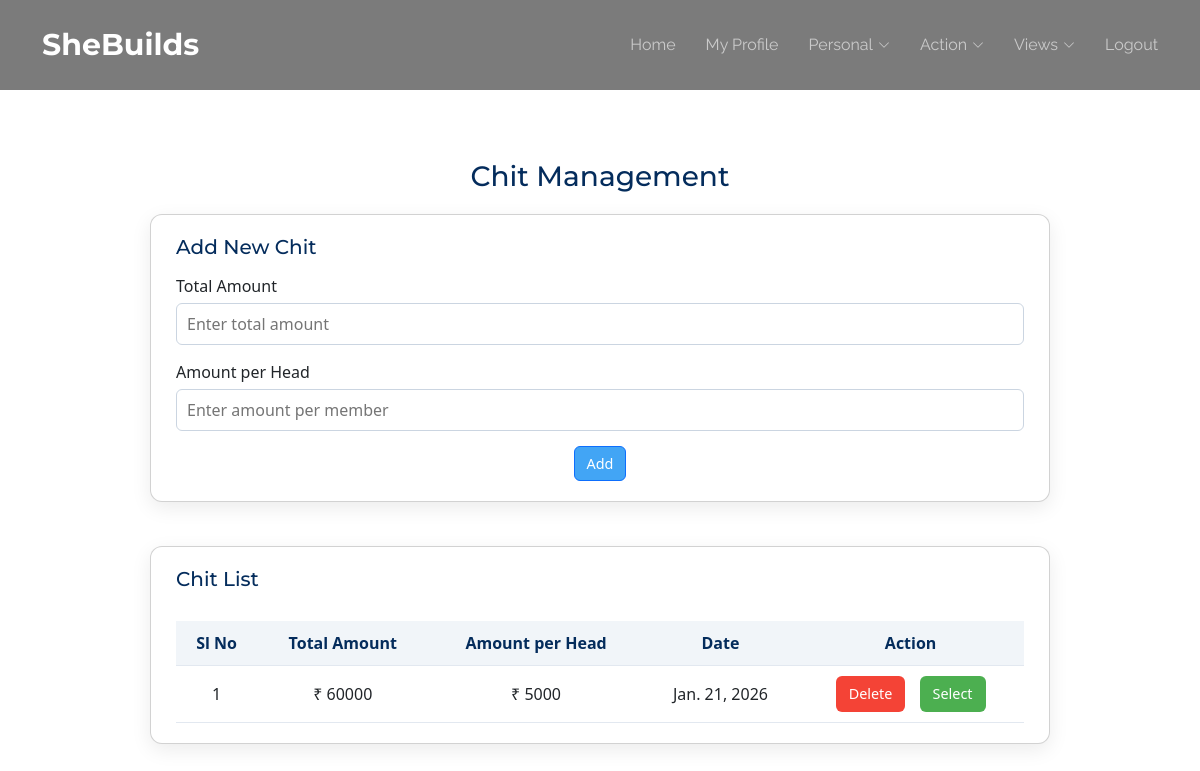
/Kudumbasree/AddChit/ (signed in), run on the app's committed database.
### Kudumbasree/models.py (models this page shows)
class tbl_chit(models.Model):
   chit_date=models.DateField(auto_now_add=True)
   chit_status=models.IntegerField(default=0)
   chit_amount=models.IntegerField(default=0)
   chit_totalamount=models.IntegerField(default=0)
   kudumbasree=models.ForeignKey(tbl_kudumbasree,on_delete=models.CASCADE)

### Kudumbasree/views.py (the view)
# urls.py: path('AddChit/',views.AddChit,name='AddChit'),
def AddChit(request):
    kudu=tbl_kudumbasree.objects.get(id=request.session['kid'])
    chit = tbl_chit.objects.filter(kudumbasree=request.session['kid'])
    members = tbl_members.objects.filter(kudumbasree=request.session['kid'])
    if request.method=="POST":
        total=request.POST.get('txt_total')
        perhead=request.POST.get('txt_perhead')
        chit = tbl_chit.objects.create(chit_totalamount=total,chit_amount=perhead,kudumbasree=kudu)
        for i in members:
            tbl_chitmembers.objects.create(
                member = tbl_members.objects.get(id=i.id),
                chit = tbl_chit.objects.get(id=chit.id)
            )
        return render(request,'Kudumbasree/AddChit.html',{'msg':'Inserted'})
    else:
         return render(request,'Kudumbasree/AddChit.html',{'chit':kudu,"chitdata":chit})

### Kudumbasree/Templates/Kudumbasree/AddChit.html (shortened to what this page needs)
{% extends 'Kudumbasree/Header.html' %}
{% block content %}
<div class="page-container">
    <h3>Chit Management</h3>
    <div class="card profile-card">
        <h5>Add New Chit</h5>
        <form action="" method="post">
            <div class="form-group">
                <label>Total Amount</label>
                <input type="text" name="txt_total" placeholder="Enter total amount" required>
            </div>
            <div class="form-group">
                <label>Amount per Head</label>
                <input type="text" name="txt_perhead" placeholder="Enter amount per member" required>
            </div>
            <div class="form-buttons">
                <button type="submit" class="btn btn-primary">Add</button>
            </div>
        </form>
    </div>
    <br>
    <div class="card profile-card">
        <h5>Chit List</h5>
        <table class="styled-table">
            <thead>
                <tr>
                    <th>Sl No</th>
                    <th>Total Amount</th>
                    <th>Amount per Head</th>
                    <th>Date</th>
                    <th>Action</th>
                </tr>
            </thead>
            <tbody>
                {% for i in chitdata %}
                <tr>
                    <td>{{ forloop.counter }}</td>
                    <td>₹ {{ i.chit_totalamount }}</td>
                    <td>₹ {{ i.chit_amount }}</td>
                    <td>{{ i.chit_date }}</td>
                    <td>
                        <a href="{% url 'Kudumbasree:deletechit' i.id %}" class="btn btn-reject">Delete</a>
                        <a href="{% url 'Kudumbasree:selectchit' i.id %}" class="btn btn-approve">Select</a>
                    </td>
                </tr>
                {% empty %}
                <tr>
                    <td colspan="5">No chits added yet</td>
                </tr>
                {% endfor %}
            </tbody>
        </table>
    </div>
</div>
{% endblock content %}

### Guest/static/Main/assets/css/main.css (style rules this page uses)
:root { --default-font: "Roboto", system-ui, -apple-system, "Segoe UI", Roboto, "Helvetica Neue", Arial, "Noto Sans", "Liberation Sans", sans-serif, "Apple Color Emoji", "Segoe UI Emoji", "Segoe UI Symbol", "Noto Color Emoji"; --heading-font: "Montserrat", sans-serif; --nav-font: "Raleway", sans-serif; }
:root { --background-color: #ffffff; --default-color: #2b180d; --heading-color: #1b2f45; --accent-color: #56b8e6; --surface-color: #ffffff; --contrast-color: #ffffff; }
:root { --nav-color: rgba(255, 255, 255, 0.6); --nav-hover-color: #ffffff; --nav-mobile-background-color: #ffffff; --nav-dropdown-background-color: #ffffff; --nav-dropdown-color: #212529; --nav-dropdown-hover-color: #56b8e6; }
:root { scroll-behavior: smooth; }
body { color: var(--default-color); background-color: var(--background-color); font-family: var(--default-font); }
a { color: var(--accent-color); text-decoration: none; transition: 0.3s; }
h1, h2, h3, h4, h5, h6 { color: var(--heading-color); font-family: var(--heading-font); }

### Kudumbasree/Templates/Kudumbasree/AddChit.html (style rules this page uses)
.page-container { max-width: 900px; margin: 30px auto; font-family: 'Segoe UI', Tahoma, Geneva, Verdana, sans-serif; }
h3 { text-align: center; color: #042c5c; margin-bottom: 20px; }
.card.profile-card { background: #fff; padding: 20px 25px; margin-bottom: 20px; border-radius: 12px; box-shadow: 0 6px 20px rgba(0,0,0,0.08); }
h5 { color: #042c5c; margin-bottom: 15px; }
.form-group { margin-bottom: 15px; }
.form-group label { display: block; margin-bottom: 5px; font-weight: 500; }
.form-group input { width: 100%; padding: 8px 10px; border-radius: 6px; border: 1px solid #cbd5e1; outline: none; font-size: 1rem; }
.form-buttons { text-align: center; }
.btn { padding: 6px 12px; border-radius: 6px; font-size: 0.9rem; display: inline-flex; align-items: center; gap: 5px; text-decoration: none; color: #fff; cursor: pointer; }
.btn-primary { background-color: #42a5f5; }
.btn-approve { background-color: #4caf50; margin-left: 5px; }
.btn-reject { background-color: #f44336; margin-right: 5px; }
.styled-table { width: 100%; border-collapse: collapse; margin-top: 15px; }
.styled-table th, .styled-table td { padding: 10px; border-bottom: 1px solid #e2e8f0; text-align: center; }
.styled-table th { background-color: #f1f5f9; color: #042c5c; }

### data on the page
tbl_chit: chit_totalamount "60000", chit_amount "5000", chit_date "Jan. 21, 2026"
